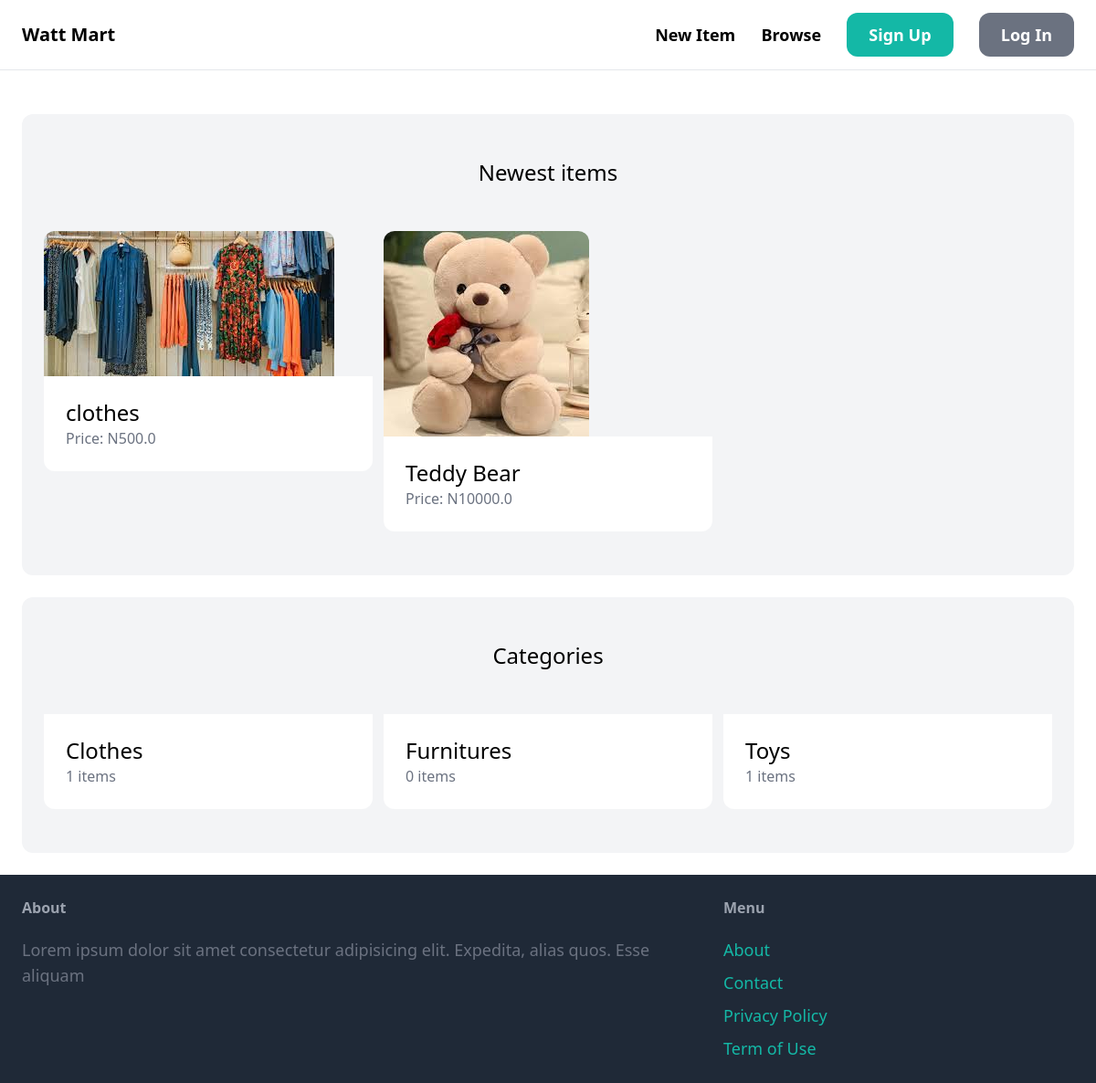
The app's page /, older data.
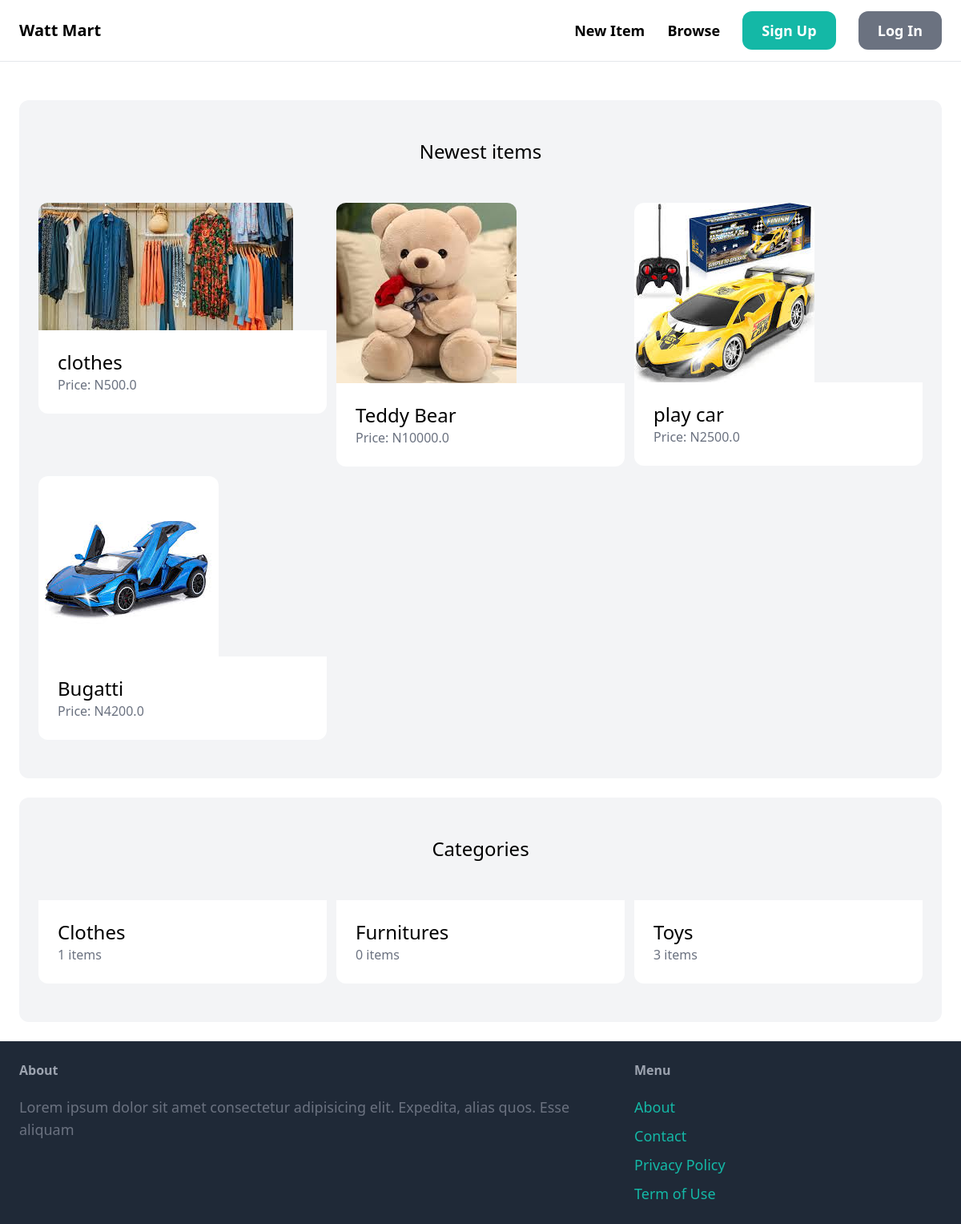
The same page, newer data.
### item/models.py (models this page shows, shortened)
class Item(models.Model):
    category = models.ForeignKey(Category, related_name='items', on_delete=models.CASCADE)
    name = models.CharField(max_length=255)
    description = models.TextField(blank=True, null=True)
    price = models.FloatField()
    image = models.ImageField(upload_to='item_images', blank=True, null=True)
    is_sold = models.BooleanField(default=False)
    created_by = models.ForeignKey(User, related_name='item', on_delete=models.CASCADE)
    created_at = models.DateTimeField(auto_now_add=True)

class Category(models.Model):
    name = models.CharField(max_length=255)
    class Meta:
        ordering = ('name',)
        verbose_name_plural = 'Categories'

### core/views.py (the view)
# urls.py: path('', views.index, name='index'),
def index(request):
    items = Item.objects.filter(is_sold=False)[0:6]
    categories = Category.objects.all()
    return render(request, 'core/index.html', {
        'categories' : categories,
        'items' : items,
    })

### core/templates/core/index.html (shortened to what this page needs)
{% extends 'core/base.html' %}
{% block content %}
    <div class="mt-6 px-6 py-12 bg-gray-100 rounded-xl">
        <h2 class="mb-12 text-2xl text-center">Newest items</h2>
        <div class="grid grid-cols-3 gap-3">
            {% for item in items %}
                <div>
                    <a href="{% url 'item:detail' item.id %}">
                        <div>
                            <img src="{{ item.image.url }}" class="rounded-t-xl">
                        </div>
                        <div class="p-6 bg-white rounded-b-xl">
                            <h2 class="text-2xl">{{ item.name }}</h2>
                            <p class="text-gray-500">Price: N{{ item.price }}</p>
                        </div>
                    </a>
                </div>
            {% endfor %}
        </div>
    </div>
    <div class="mt-6 px-6 py-12 bg-gray-100 rounded-xl">
        <h2 class="mb-12 text-2xl text-center">Categories</h2>
        <div class="grid grid-cols-3 gap-3">
            {% for category in categories %}
                <div>
                    <a href="#">
                        <div class="p-6 bg-white rounded-b-xl">
                            <h2 class="text-2xl">{{ category.name }}</h2>
                            <p class="text-gray-500">{{ category.items.count }} items</p>
                        </div>
                    </a>
                </div>
            {% endfor %}
        </div>
    </div>
{% endblock %}

### core/templates/core/base.html (shortened to what this page needs)
<!DOCTYPE html>
<html lang="en">
<head>
    <script src="https://cdn.tailwindcss.com"></script>
</head>
<body>
    <nav class="py-6 px-6 flex justify-between items-center border-b border-gray-200">
        <a href="/" class="text-xl font-semibold">Watt Mart</a>
        <div class="space-x-6">
            <a href="#" class="text-lg font-semibold hover:text-gray-500">New Item</a>
            <a href="#" class="text-lg font-semibold hover:text-gray-500">Browse</a>
            <a href="{% url 'core:signup' %}" class="px-6 py-3 text-lg font-semibold bg-teal-500 text-white rounded-xl hover:bg-teal-700">Sign Up</a>
            <a href="#" class="px-6 py-3 text-lg font-semibold bg-gray-500 text-white rounded-xl hover:bg-gray-700">Log In</a>
        </div>
    </nav>
    <div class="px-6 py-6">
        {% block content %}
        {% endblock %}
    </div>
    <footer class="py-6 px-6 flex justify-between bg-gray-800">
        <div class="w-2/3 pr-10">
            <h3 class="mb-5 font-semibold text-gray-400">About</h3>
            <p class="text-lg text-gray-500">Lorem ipsum dolor sit amet consectetur adipisicing elit. Expedita, alias quos. Esse aliquam</p>
        </div>
        <div class="w-1/3">
            <h3 class="mb-5 font-semibold text-gray-400">Menu</h3>
            <ul class="space-y-2">
                <li><a href="#" class="text-lg text-teal-500 hover:text-teal-700">About</a></li>
                <li><a href="{% url 'core:contact' %}" class="text-lg text-teal-500 hover:text-teal-700">Contact</a></li>
                <li><a href="#" class="text-lg text-teal-500 hover:text-teal-700">Privacy Policy</a></li>
                <li><a href="#" class="text-lg text-teal-500 hover:text-teal-700">Term of Use</a></li>
            </ul>
        </div>
    </footer>
</body>
</html>

Row changes from the older to the newer data that the page shows:
added Item: image (picture), name "play car", price "2500.0"
added Item: image (picture), name "Bugatti", price "4200.0"
computed for Category "Toys": items.count "1" → "3"
